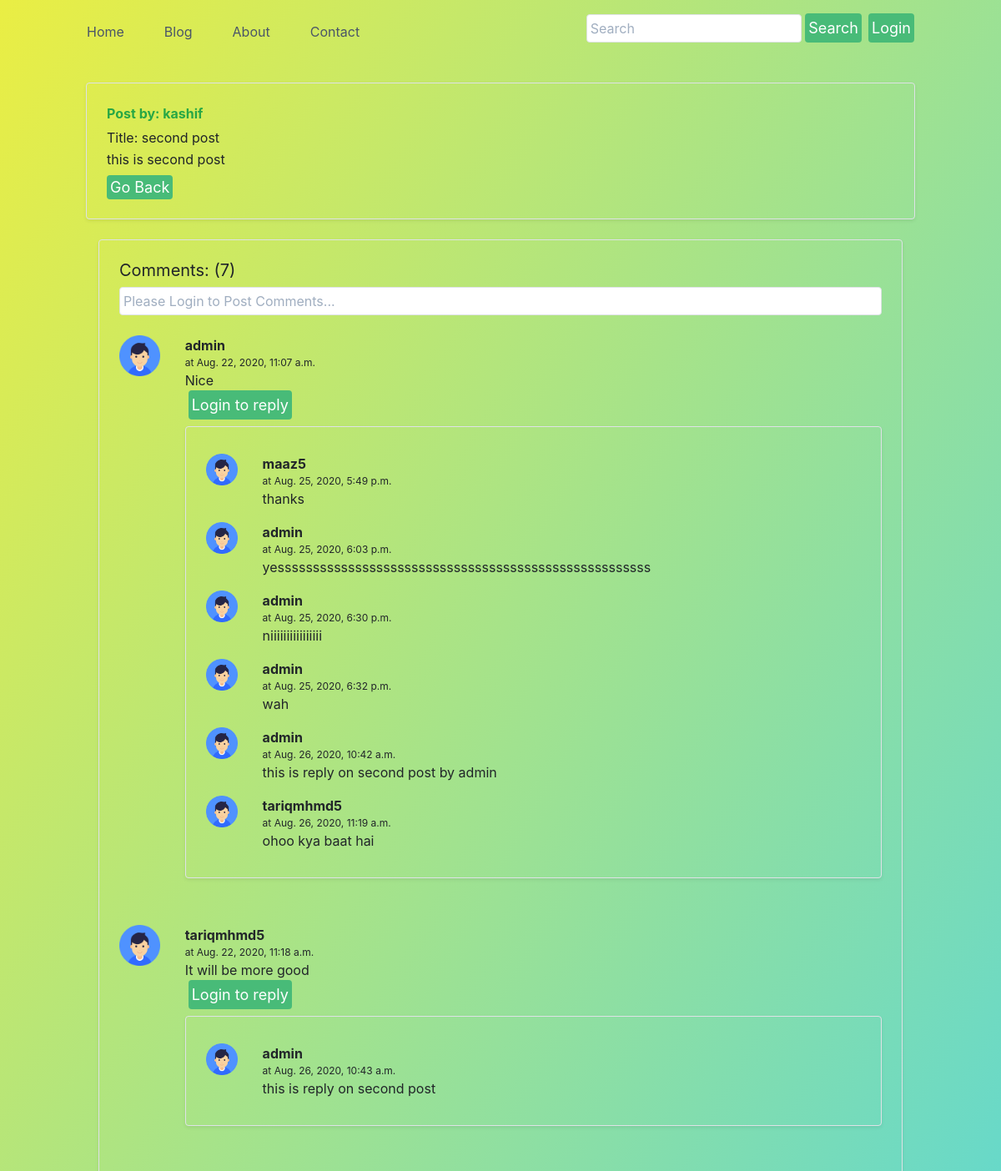
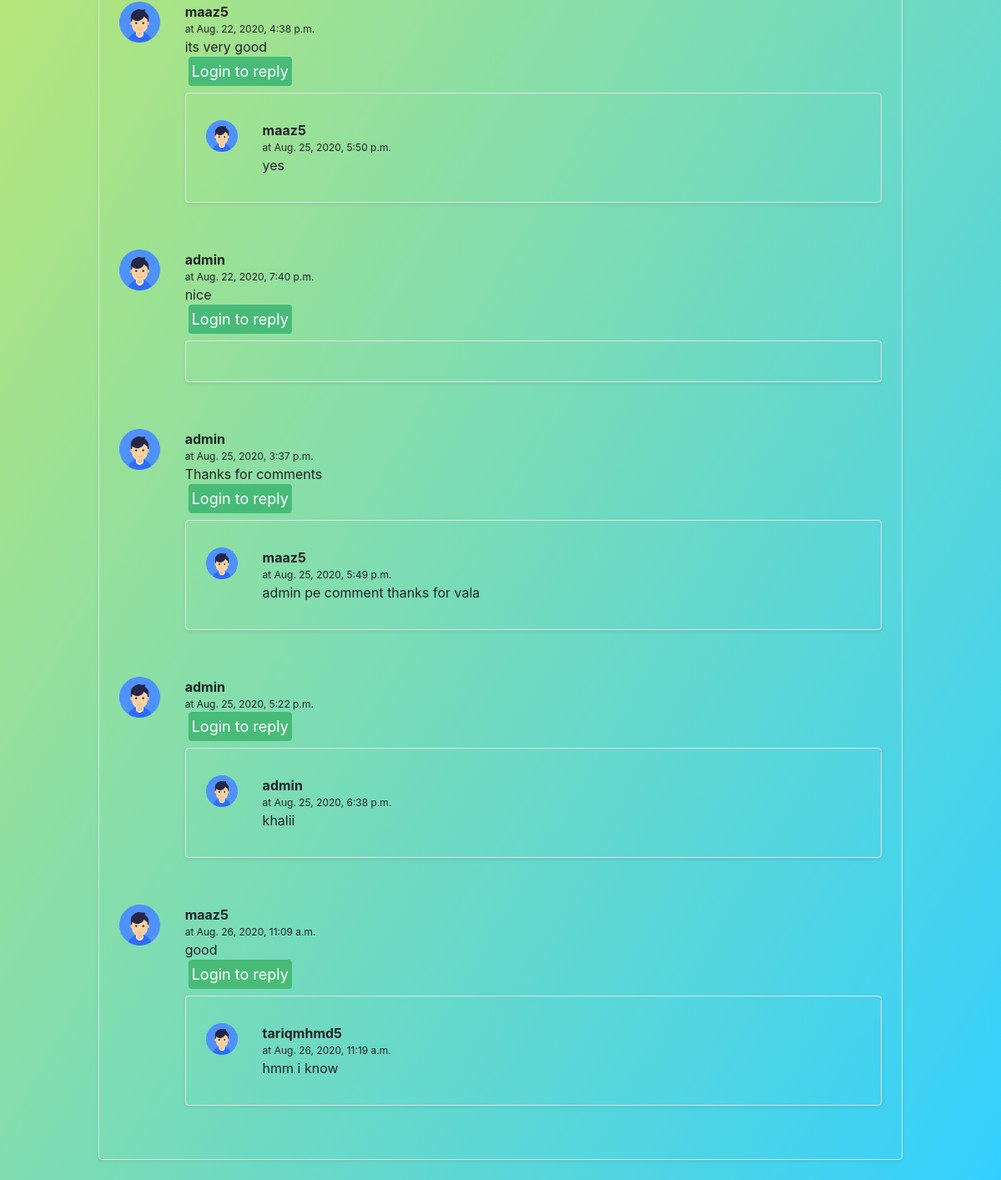
Screenshot of /blog/secondPost with the database file from the repository (2 pictures, top to bottom).
### blog/models.py (models this page shows, shortened)
class Post(models.Model):
    sno = models.AutoField(primary_key=True)
    title = models.CharField(max_length=100)
    author = models.CharField(max_length=13)
    content = models.TextField()
    slug = models.CharField(max_length=100)
    timestamp = models.DateTimeField(default=now)

class BlogComment(models.Model):
    sno = models.AutoField(primary_key=True)
    comment = models.TextField()
    user = models.ForeignKey(User, on_delete = models.CASCADE)
    post = models.ForeignKey(Post, on_delete = models.CASCADE)
    parent = models.ForeignKey('self', on_delete=models.CASCADE, null=True)
    timestamp = models.DateTimeField(default=now)
    def __str__(self):
        return self.comment[0:10] + " " + "by " + self.user.username

### blog/views.py (the view)
# urls.py: path('<str:slug>',views.blogPost,name='blogPost'),
def blogPost(request, slug):
    post = Post.objects.filter(slug=slug).first()
    comment = BlogComment.objects.filter(post=post,parent=None)
    replies = BlogComment.objects.filter(post=post).exclude(parent=None)
    repDict={}
    for reply in replies:
        if reply.parent.sno not in repDict.keys():
            repDict[reply.parent.sno] = [reply]
        else:
            repDict[reply.parent.sno].append(reply)
    print(repDict)
    context = {
        'post': post,
        'comments': comment,
        'repDict': repDict,
    }
    return(render(request,'blog/blogPost.html', context))

### blog/templatetags/extras.py (called while the page is built)
@register.filter(name='get_val')
def get_val(dict,key):
    return dict.get(key)

### templates/blog/blogPost.html (shortened to what this page needs)
{% extends 'base.html' %}
{% load extras %}
{% block body %}
<div class="container my-4 ">
    <div class="row no-gutters border rounded overflow-hidden flex-md-row mb-4 shadow-sm h-md-250 position-relative">
        <div class="col p-4 d-flex flex-column position-static">
            <strong class="d-inline-block mb-2 text-success">Post by: {{post.author}} </strong>
            <h3 class="mb-0">Title: {{ post.title }}</h3>
            <p class="mb-2"> {{post.content}} </p>
            <div>
                <a href="/blog" role="button" style="text-decoration: none;"
                    class="text-white bg-green-500 border-0 px-1 py-1 mb-2 mr-2  focus:outline-none hover:bg-green-600 rounded text-lg">Go
                    Back</a>
            </div>
        </div>
    </div>
    <div class="container my-4 ">
        <div
            class="row no-gutters border rounded overflow-hidden flex-md-row mb-4 shadow-sm h-md-250 position-relative">
            <div class="col p-4 d-flex flex-column position-static">
                <h1 class="text-xl">Comments: ({{comments.count}}) </h1>
                {% if user.is_authenticated %}
                <form action="/blog/postComment" method="post">
                    {% csrf_token %}
                    <input
                        class="bg-white rounded border border-gray-400 focus:outline-none focus:border-green-500 text-base px-1 py-1 mt-2 mb-2"
                        type="text" name="comment" placeholder="Post Comment..." required>
                    <input type="hidden" name="postSno" value="{{post.sno}}">
                    <input type="hidden" name="parentSno" value="">
                    <button
                        class="text-white bg-green-500 border-0 px-1 py-1 ml-1 mb-2 mr-2  focus:outline-none hover:bg-green-600 rounded text-lg"
                        type="submit">Comment</button>
                </form>
                {% else %}
                <input
                    class="bg-white rounded border border-gray-400 focus:outline-none focus:border-green-500 text-base px-1 py-1 mt-2 mb-2"
                    type="text" name="comment" placeholder="Please Login to Post Comments...">
                {% endif %}
                {% for comment in comments %}
                <div class="row my-3">
                    {% load static %}
                    <div class="col-md-1"> <img src="{% static "img/user.png" %}" alt="user "> </div>
                    <div class="col-md-11">
                        <b> {{comment.user.username}} </b>
                        <div class="text-xs">at {{comment.timestamp}} </div>
                        <div>{{comment.comment}}</div>
                        {% if user.is_authenticated %}
                        <button
                            class="text-white bg-green-500 border-0 px-1 py-1 ml-1 mt-2 mb-2 mr-2  focus:outline-none hover:bg-green-600 rounded text-lg"
                            type="button" data-toggle="collapse" data-target="#replyBox{{comment.sno}}"
                            aria-expanded="false" aria-controls="replyBox{{comment.sno}}">
                            Reply
                        </button>
                        {% else %}
                        <button
                            class="text-white bg-green-500 border-0 px-1 py-1 ml-1 mb-2 mr-2  focus:outline-none hover:bg-green-600 rounded text-lg"
                            type="button" data-toggle="collapse" data-target="#replyBox{{comment.sno}}"
                            aria-expanded="false" aria-controls="replyBox{{comment.sno}}" disabled>
                            Login to reply
                        </button>
                        {% endif %}
                        <div
                            class="row no-gutters border rounded overflow-hidden flex-md-row mb-4 shadow-sm h-md-250 position-relative">
                            <div class="col p-4 d-flex flex-column position-static">
                                {% for reply in repDict|get_val:comment.sno %}
                                <div class="row my-2">
                                    <div class="col-md-1"> <img src="{% static "img/user.png" %}" alt="user "> </div>
                                    <div class="col-md-11">
                                        <b> {{reply.user.username}} </b> <div class="text-xs">at {{reply.timestamp}} </div>
                                        {{reply.comment}}
                                    </div>
                                    <br>
                                </div>
                                {% endfor %}
                            </div>
                        </div>
                    </div>
                </div>
                {% endfor %}
            </div>
        </div>
    </div>
</div>
{% endblock body %}

### templates/base.html (style rules this page uses)
body { background-image: linear-gradient(120deg, #eaee44, #33d0ff); background-attachment: fixed; }
.mb-2, .my-2 { margin-bottom: 0.5rem !important; }

### rows the page displays
Post: author "kashif", title "second post", content "this is second post"
BlogComment: user.username "admin", timestamp "Aug. 22, 2020, 11:07 a.m.", comment "Nice"
BlogComment: user.username "maaz5", timestamp "Aug. 25, 2020, 5:49 p.m.", comment "thanks"
BlogComment: user.username "admin", timestamp "Aug. 25, 2020, 6:03 p.m.", comment "yesssssssssssssssssssssssssssssssssssssssssssssssssssss"
BlogComment: user.username "admin", timestamp "Aug. 25, 2020, 6:30 p.m.", comment "niiiiiiiiiiiiiiii"
BlogComment: user.username "admin", timestamp "Aug. 25, 2020, 6:32 p.m.", comment "wah"
BlogComment: user.username "admin", timestamp "Aug. 26, 2020, 10:42 a.m.", comment "this is reply on second post by admin"
BlogComment: user.username "tariqmhmd5", timestamp "Aug. 26, 2020, 11:19 a.m.", comment "ohoo kya baat hai"
BlogComment: user.username "tariqmhmd5", timestamp "Aug. 22, 2020, 11:18 a.m.", comment "It will be more good"
BlogComment: user.username "admin", timestamp "Aug. 26, 2020, 10:43 a.m.", comment "this is reply on second post"
BlogComment: user.username "maaz5", timestamp "Aug. 22, 2020, 4:38 p.m.", comment "its very good"
BlogComment: user.username "maaz5", timestamp "Aug. 25, 2020, 5:50 p.m.", comment "yes"
BlogComment: user.username "admin", timestamp "Aug. 22, 2020, 7:40 p.m.", comment "nice"
BlogComment: user.username "admin", timestamp "Aug. 25, 2020, 3:37 p.m.", comment "Thanks for comments"
BlogComment: user.username "maaz5", timestamp "Aug. 25, 2020, 5:49 p.m.", comment "admin pe comment thanks for vala"
BlogComment: user.username "admin", timestamp "Aug. 25, 2020, 5:22 p.m."
BlogComment: user.username "admin", timestamp "Aug. 25, 2020, 6:38 p.m.", comment "khalii"
BlogComment: user.username "maaz5", timestamp "Aug. 26, 2020, 11:09 a.m.", comment "good"
BlogComment: user.username "tariqmhmd5", timestamp "Aug. 26, 2020, 11:19 a.m.", comment "hmm i know"

### other values shown
{{ comments.count }} "7"
